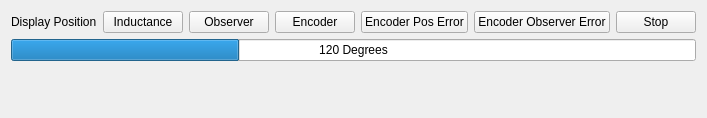
        <widget class="QWidget" name="tab_3">
         <attribute name="title">
          <string>Rotor Position</string>
         </attribute>
         <layout class="QVBoxLayout" name="verticalLayout_5">
          <item>
           <layout class="QGridLayout" name="gridLayout_8">
            <item row="0" column="1">
             <widget class="QPushButton" name="detectButton">
              <property name="text">
               <string>Inductance</string>
              </property>
             </widget>
            </item>
            <item row="0" column="0">
             <widget class="QLabel" name="label_11">
              <property name="text">
               <string>Display Position</string>
              </property>
             </widget>
            </item>
            <item row="0" column="6">
             <widget class="QPushButton" name="stopDetectButton">
              <property name="text">
               <string>Stop</string>
              </property>
             </widget>
            </item>
            <item row="0" column="4">
             <widget class="QPushButton" name="detectEncoderPosErrorButton">
              <property name="text">
               <string>Encoder Pos Error</string>
              </property>
             </widget>
            </item>
            <item row="0" column="3">
             <widget class="QPushButton" name="detectEncoderButton">
              <property name="text">
               <string>Encoder</string>
              </property>
             </widget>
            </item>
            <item row="0" column="5">
             <widget class="QPushButton" name="detectEncoderObserverErrorButton">
              <property name="text">
               <string>Encoder Observer Error</string>
              </property>
             </widget>
            </item>
            <item row="0" column="2">
             <widget class="QPushButton" name="detectObserverButton">
              <property name="text">
               <string>Observer</string>
              </property>
             </widget>
            </item>
           </layout>
          </item>
          <item>
           <widget class="QProgressBar" name="rotorPosBar">
            <property name="maximum">
             <number>359</number>
            </property>
            <property name="value">
             <number>120</number>
            </property>
            <property name="format">
             <string>%v Degrees</string>
            </property>
           </widget>
          </item>
          <item>
           <widget class="QCustomPlot" name="realtimePlotPosition" native="true">
            <property name="sizePolicy">
             <sizepolicy hsizetype="Preferred" vsizetype="MinimumExpanding">
              <horstretch>0</horstretch>
              <verstretch>0</verstretch>
             </sizepolicy>
            </property>
           </widget>
          </item>
          <item>
           <spacer name="verticalSpacer_2">
            <property name="orientation">
             <enum>Qt::Vertical</enum>
            </property>
            <property name="sizeHint" stdset="0">
             <size>
              <width>20</width>
              <height>40</height>
             </size>
            </property>
           </spacer>
          </item>
         </layout>
        </widget>
